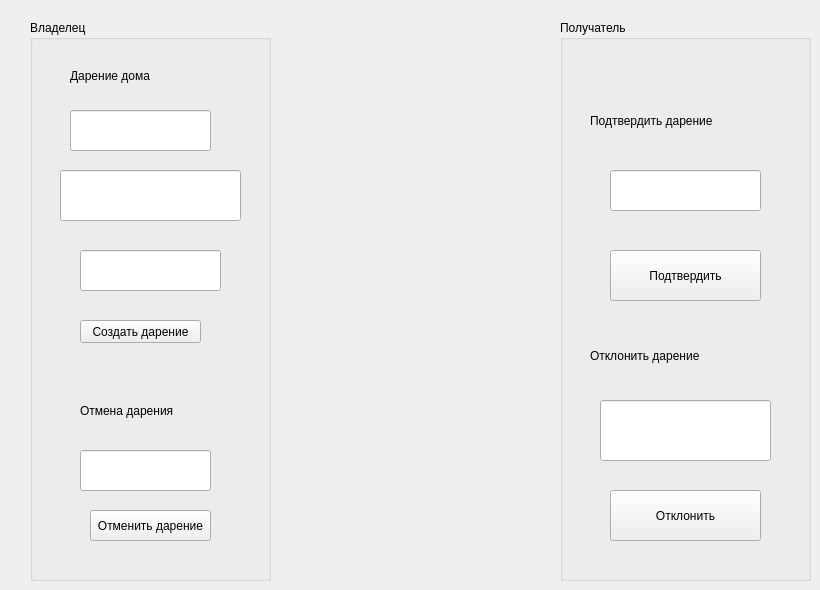
    <widget class="QWidget" name="tab_4">
     <attribute name="title">
      <string>Дарение</string>
     </attribute>
     <widget class="QGroupBox" name="groupBox">
      <property name="geometry">
       <rect>
        <x>30</x>
        <y>20</y>
        <width>241</width>
        <height>561</height>
       </rect>
      </property>
      <property name="title">
       <string>Владелец</string>
      </property>
      <widget class="QLineEdit" name="lineEdit">
       <property name="geometry">
        <rect>
         <x>40</x>
         <y>90</y>
         <width>141</width>
         <height>41</height>
        </rect>
       </property>
       <property name="toolTip">
        <string>Номер дома</string>
       </property>
       <property name="styleSheet">
        <string notr="true">font: 13pt &quot;Impact&quot;;</string>
       </property>
       <property name="text">
        <string/>
       </property>
      </widget>
      <widget class="QLineEdit" name="lineEdit_2">
       <property name="geometry">
        <rect>
         <x>30</x>
         <y>150</y>
         <width>181</width>
         <height>51</height>
        </rect>
       </property>
       <property name="toolTip">
        <string>Адрес получателя</string>
       </property>
       <property name="styleSheet">
        <string notr="true">font: 13pt &quot;Impact&quot;;</string>
       </property>
       <property name="text">
        <string/>
       </property>
      </widget>
      <widget class="QPushButton" name="pushButton">
       <property name="geometry">
        <rect>
         <x>50</x>
         <y>300</y>
         <width>121</width>
         <height>23</height>
        </rect>
       </property>
       <property name="text">
        <string>Создать дарение</string>
       </property>
      </widget>
      <widget class="QLabel" name="label_2">
       <property name="geometry">
        <rect>
         <x>40</x>
         <y>40</y>
         <width>171</width>
         <height>31</height>
        </rect>
       </property>
       <property name="styleSheet">
        <string notr="true">font: 14pt &quot;Courier New&quot;;</string>
       </property>
       <property name="text">
        <string>Дарение дома</string>
       </property>
      </widget>
      <widget class="QLabel" name="label_5">
       <property name="geometry">
        <rect>
         <x>50</x>
         <y>370</y>
         <width>141</width>
         <height>41</height>
        </rect>
       </property>
       <property name="styleSheet">
        <string notr="true">font: 11pt &quot;Courier New&quot;;</string>
       </property>
       <property name="text">
        <string>Отмена дарения</string>
       </property>
      </widget>
      <widget class="QPushButton" name="pushButton_8">
       <property name="geometry">
        <rect>
         <x>60</x>
         <y>490</y>
         <width>121</width>
         <height>31</height>
        </rect>
       </property>
       <property name="text">
        <string>Отменить дарение</string>
       </property>
      </widget>
      <widget class="QLineEdit" name="lineEdit_22">
       <property name="geometry">
        <rect>
         <x>50</x>
         <y>430</y>
         <width>131</width>
         <height>41</height>
        </rect>
       </property>
       <property name="toolTip">
        <string>ID дарения</string>
       </property>
       <property name="styleSheet">
        <string notr="true">font: 13pt &quot;Impact&quot;;</string>
       </property>
       <property name="text">
        <string/>
       </property>
      </widget>
      <widget class="QLineEdit" name="lineEdit_31">
       <property name="geometry">
        <rect>
         <x>50</x>
         <y>230</y>
         <width>141</width>
         <height>41</height>
        </rect>
       </property>
       <property name="toolTip">
        <string>Срок предложения</string>
       </property>
       <property name="styleSheet">
        <string notr="true">font: 13pt &quot;Impact&quot;;</string>
       </property>
       <property name="text">
        <string/>
       </property>
      </widget>
     </widget>
     <widget class="QGroupBox" name="groupBox_2">
      <property name="geometry">
       <rect>
        <x>560</x>
        <y>20</y>
        <width>251</width>
        <height>561</height>
       </rect>
      </property>
      <property name="title">
       <string>Получатель</string>
      </property>
      <widget class="QLineEdit" name="lineEdit_3">
       <property name="geometry">
        <rect>
         <x>50</x>
         <y>150</y>
         <width>151</width>
         <height>41</height>
        </rect>
       </property>
       <property name="toolTip">
        <string>ID дарения</string>
       </property>
       <property name="styleSheet">
        <string notr="true">font: 13pt &quot;Impact&quot;;</string>
       </property>
       <property name="text">
        <string/>
       </property>
      </widget>
      <widget class="QPushButton" name="pushButton_6">
       <property name="geometry">
        <rect>
         <x>50</x>
         <y>230</y>
         <width>151</width>
         <height>51</height>
        </rect>
       </property>
       <property name="text">
        <string>Подтвердить</string>
       </property>
      </widget>
      <widget class="QLabel" name="label_4">
       <property name="geometry">
        <rect>
         <x>30</x>
         <y>90</y>
         <width>201</width>
         <height>21</height>
        </rect>
       </property>
       <property name="styleSheet">
        <string notr="true">font: 13pt &quot;Courier New&quot;;</string>
       </property>
       <property name="text">
        <string>Подтвердить дарение</string>
       </property>
      </widget>
      <widget class="QLabel" name="label_6">
       <property name="geometry">
        <rect>
         <x>30</x>
         <y>320</y>
         <width>191</width>
         <height>31</height>
        </rect>
       </property>
       <property name="styleSheet">
        <string notr="true">font: 14pt &quot;Courier New&quot;;</string>
       </property>
       <property name="text">
        <string>Отклонить дарение</string>
       </property>
      </widget>
      <widget class="QLineEdit" name="lineEdit_5">
       <property name="geometry">
        <rect>
         <x>40</x>
         <y>380</y>
         <width>171</width>
         <height>61</height>
        </rect>
       </property>
       <property name="toolTip">
        <string>ID дарения</string>
       </property>
       <property name="styleSheet">
        <string notr="true">font: 13pt &quot;Impact&quot;;</string>
       </property>
       <property name="text">
        <string/>
       </property>
      </widget>
      <widget class="QPushButton" name="pushButton_9">
       <property name="geometry">
        <rect>
         <x>50</x>
         <y>470</y>
         <width>151</width>
         <height>51</height>
        </rect>
       </property>
       <property name="text">
        <string>Отклонить</string>
       </property>
      </widget>
     </widget>
     <zorder>groupBox_2</zorder>
     <zorder>groupBox</zorder>
    </widget>
